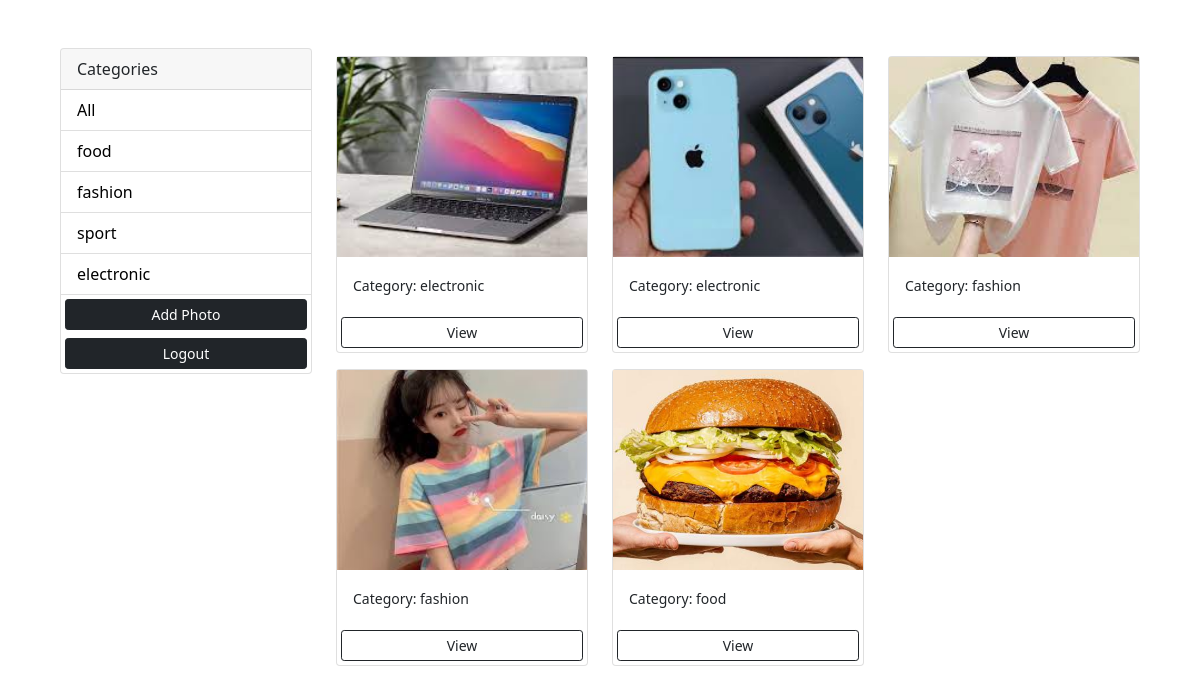
The page / on the database its author committed.
### gallery/models.py (models this page shows, shortened)
class Category(models.Model):
    name = models.CharField(_("name"), max_length=250)
    user = models.ForeignKey(User, related_name="category_user", verbose_name=_("user"), on_delete=models.CASCADE)
    class Meta:
        verbose_name = _("Category")
        verbose_name_plural = _("Categorys")
    def __str__(self):
        return self.name

class Photo(models.Model):
    name = models.CharField(_("name"), max_length=250)
    image = models.ImageField(_("image"), upload_to='photo/')
    category = models.ForeignKey("Category",  related_name="photo_category", verbose_name=_("category"), on_delete=models.CASCADE)
    desc = models.TextField(_("desc"))
    class Meta:
        verbose_name = _("Photo")
        verbose_name_plural = _("Photos")
    def get_absolute_url(self):
        return reverse("photo", kwargs={"id": self.id})

### gallery/views.py (the view)
# urls.py: path('' , views.photo_list , name='photo_list '),
def photo_list(request):
    photos = Photo.objects.all()
    categories = Category.objects.all()
    context = {
        'photos': photos,
        'categories': categories
    }
    return render(request , 'photo_list.html', context)

### templates/photo_list.html (shortened to what this page needs)
<!DOCTYPE html>
<html lang="en">
<head>
    <link href="https://cdn.jsdelivr.net/npm/bootstrap@5.0.0-beta1/dist/css/bootstrap.min.css" rel="stylesheet"
>
</head>
<body class="m-5">
    <div class="container">
        <div class="row">
            <div class="col-md-3">
                <div class="card">
                    <div class="card-header">
                        Categories
                    </div>
                    <ul class="list-group list-group-flush">
                        <li class="list-group-item">
                            <a href="#">All</a>
                        </li>
                        {% for category in categories %}
                        <li class=" list-group-item">
                            <a href="{% url 'photo_by_category' category %}">
                                {{category.name}}
                            </a>
                        </li>
                        {% endfor %}
                        <a href="#" class="btn btn-dark btn-block btn-sm m-1">Add Photo</a>
                        <a href="#" class="btn btn-dark btn-block btn-sm m-1">Logout</a>
                    </ul>
                </div>
            </div>
            <div class="col-md-9">
                <div class="row">
                    {% for photo in photos %}
                    <div class="col-md-4">
                        <div class="card my-2">
                            <img class="image-thumbail" src="{{photo.image.url}}" alt="Card image cap">
                            <div class="card-body">
                                <small>Category: {{photo.category.name}}</small>
                            </div>
                            <a href="{{ photo.get_absolute_url }}" class="btn btn-outline-dark btn-sm m-1">View</a>
                        </div>
                    </div>
                    {% empty %}
                    <h3>No photos...</h3>
                    {% endfor %}
                </div>
            </div>
        </div>
    </div>
</body>
</html>

### templates/photo_list.html (style rules this page uses)
.image-thumbail { height: 200px; object-fit: cover; }
.list-group-item a { text-decoration: none; color: black; }

### rows shown on the page
Category: name "food"
Category: name "fashion"
Category: name "sport"
Category: name "electronic"
Photo: image (picture), category.name "electronic"
Photo: image (picture), category.name "electronic"
Photo: image (picture), category.name "fashion"
Photo: image (picture), category.name "fashion"
Photo: image (picture), category.name "food"
